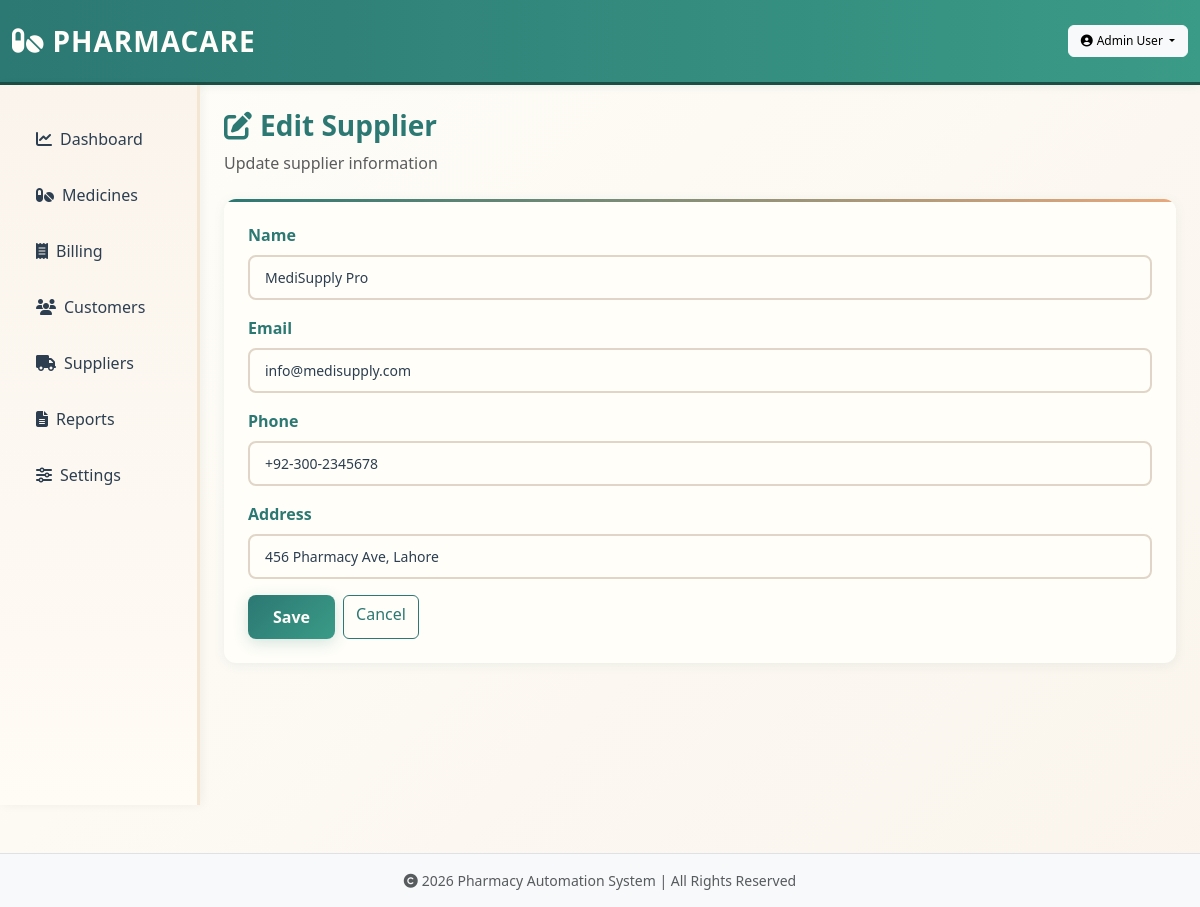
The app's page /supplier/edit/2 (signed in) with its own data.
### app.py (models this page shows)
class Supplier(db.Model):
    id = db.Column(db.Integer, primary_key=True)
    name = db.Column(db.String(120), nullable=False)
    email = db.Column(db.String(120))
    phone = db.Column(db.String(20))
    address = db.Column(db.String(255))
    medicines = db.relationship('Medicine', backref='supplier', lazy=True)

### app.py (the view, shortened to what this page needs)
@app.route('/supplier/edit/<int:id>', methods=['GET', 'POST'])
@login_required(role=['admin', 'pharmacist'])
def edit_supplier(id):
    s = Supplier.query.get_or_404(id)
    return render_template('supplier_form.html', supplier=s)

### app.py (called while the page is built)
def login_required(role=None):
    def decorator(f):
        @wraps(f)
        def wrapped(*args, **kwargs):
            if 'user_id' not in session:
                flash('Please login first', 'warning')
                return redirect(url_for('login'))
            if role and session.get('role') not in role:
                flash('Access denied. Insufficient permissions.', 'danger')
                return redirect(url_for('dashboard'))
            return f(*args, **kwargs)
        return wrapped
    return decorator

@app.context_processor
def inject_logo():
    logo_path = None
    try:
        for f in os.listdir(IMG_DIR):
            if f.startswith('logo'):
                logo_path = os.path.join('static', 'images', f).replace('\\', '/')
                break
    except Exception:
        logo_path = None
    return dict(logo=logo_path)

### templates/supplier_form.html
{% extends 'base.html' %}
{% block content %}
<div class="mb-4">
  <h3><i class="fas fa-edit me-2 text-teal"></i>Edit Supplier</h3>
  <p class="text-muted">Update supplier information</p>
</div>
<div class="card p-4">
  <form method="post">
    <div class="mb-3">
      <label class="form-label">Name</label>
      <input name="name" class="form-control" value="{{ supplier.name }}" required>
    </div>
    <div class="mb-3">
      <label class="form-label">Email</label>
      <input name="email" class="form-control" value="{{ supplier.email }}">
    </div>
    <div class="mb-3">
      <label class="form-label">Phone</label>
      <input name="phone" class="form-control" value="{{ supplier.phone }}">
    </div>
    <div class="mb-3">
      <label class="form-label">Address</label>
      <input name="address" class="form-control" value="{{ supplier.address }}">
    </div>
    <div class="d-flex gap-2">
      <button class="btn btn-teal" type="submit">Save</button>
      <a class="btn btn-outline-secondary" href="/suppliers">Cancel</a>
    </div>
  </form>
</div>
{% endblock %}

### static/css/style.css (style rules this page uses)
* { margin: 0; padding: 0; box-sizing: border-box; }
:root { --beige: #F5E6D3; --teal: #2C7873; --dark-teal: #1B4F45; --cream: #FFFEF9; --light-beige: #FAF4EC; --accent: #E8A87C; --text-dark: #2C3E50; --text-light: #7F8C8D; }
body { background: linear-gradient(135deg, #FFFEF9 0%, #FAF4EC 100%); color: var(--text-dark); font-family: 'Segoe UI', Tahoma, Geneva, Verdana, sans-serif; min-height: 100vh; }
.btn-teal, .btn-primary { background: linear-gradient(135deg, var(--teal) 0%, #3a9b87 100%); border: none; color: var(--cream); font-weight: 600; padding: 10px 25px; border-radius: 8px; transition: all 0.3s ease; box-shadow: 0 4px 15px rgba(44, 120, 115, 0.2); position: relative; overflow: hidden; }
.btn-teal::before, .btn-primary::before { content: ''; position: absolute; top: 50%; left: 50%; width: 0; height: 0; border-radius: 50%; background: rgba(255, 255, 255, 0.3); transform: translate(-50%, -50%); transition: width 0.6s, height 0.6s; }
.btn-outline-secondary { color: var(--teal); border-color: var(--teal); transition: all 0.3s ease; }
.card { border: none; border-radius: 12px; background: var(--cream); box-shadow: 0 2px 12px rgba(44, 120, 115, 0.08); transition: all 0.4s cubic-bezier(0.175, 0.885, 0.32, 1.275); overflow: hidden; position: relative; animation: fadeInUp 0.6s ease-out; }
.card::before { content: ''; position: absolute; top: 0; left: 0; width: 100%; height: 3px; background: linear-gradient(90deg, var(--teal), var(--accent)); }
.form-control, .form-select { border: 2px solid #e0d5c7; border-radius: 8px; padding: 10px 15px; transition: all 0.3s ease; font-size: 14px; color: var(--text-dark); background: var(--cream); }
.form-control::placeholder { color: #b8a89a; }
label { color: var(--teal); font-weight: 600; margin-bottom: 8px; display: block; }
h1, h2, h3, h4, h5, h6 { color: var(--teal); font-weight: 700; }
html { scroll-behavior: smooth; }
* { transition: background-color 0.3s ease, color 0.3s ease; }

### records on screen
Supplier: name "MediSupply Pro", email "info@medisupply.com", phone "+92-300-2345678", address "456 Pharmacy Ave, Lahore"

### other values on screen
{{ session.user_name }} "Admin User"
